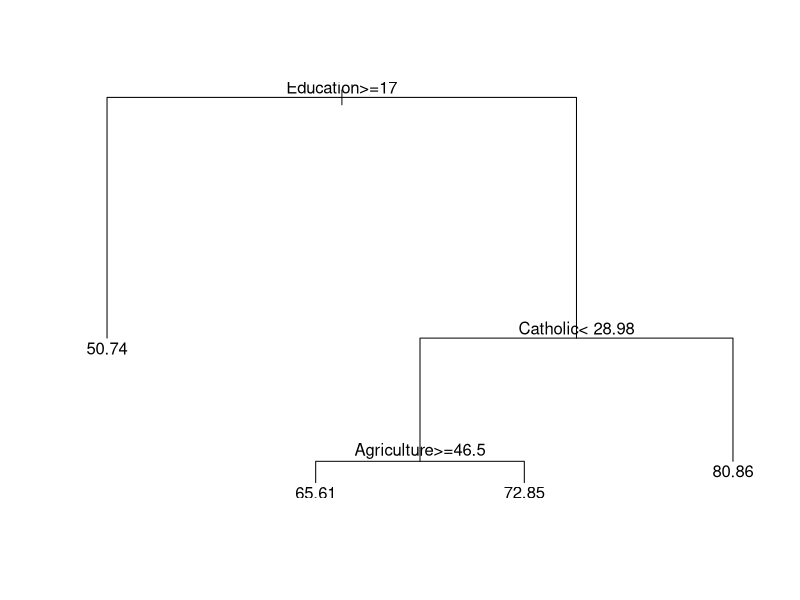
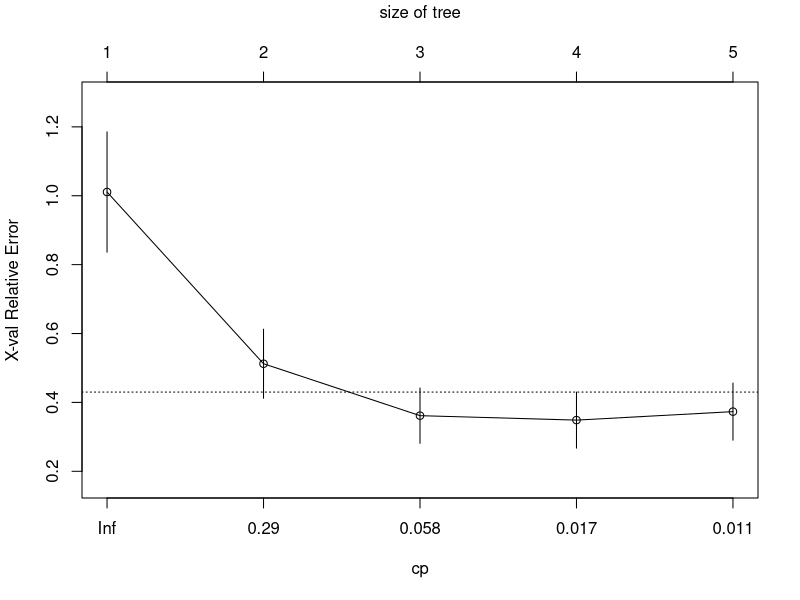
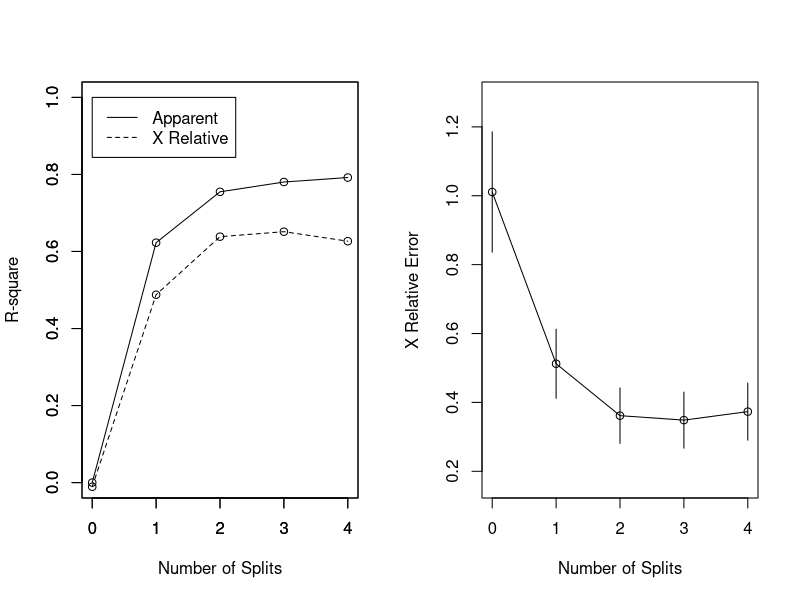
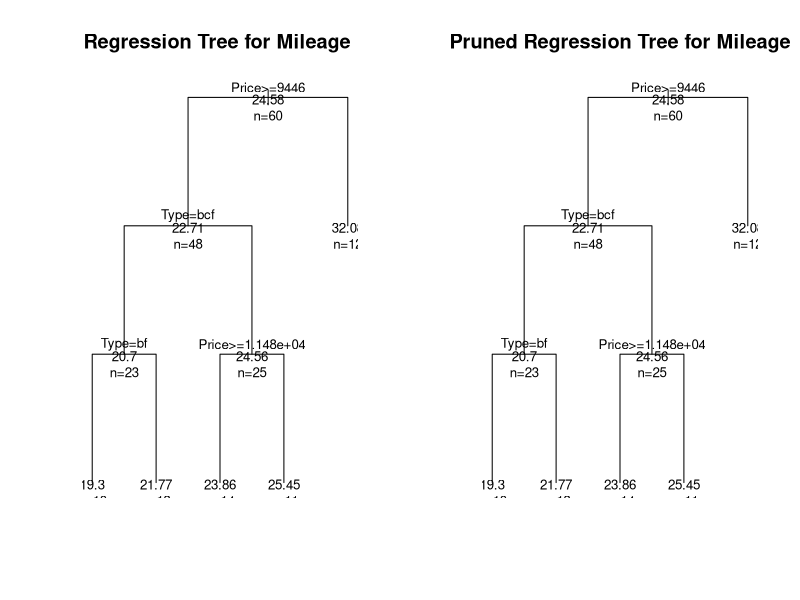
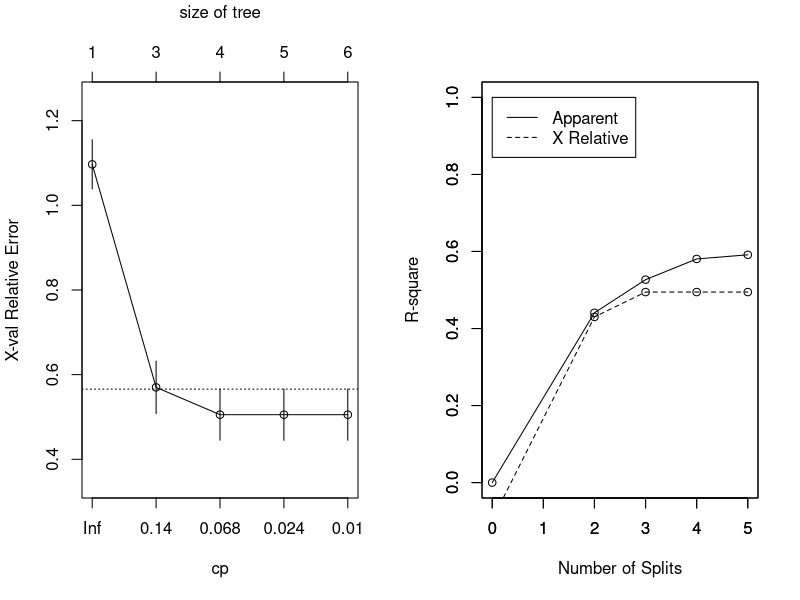
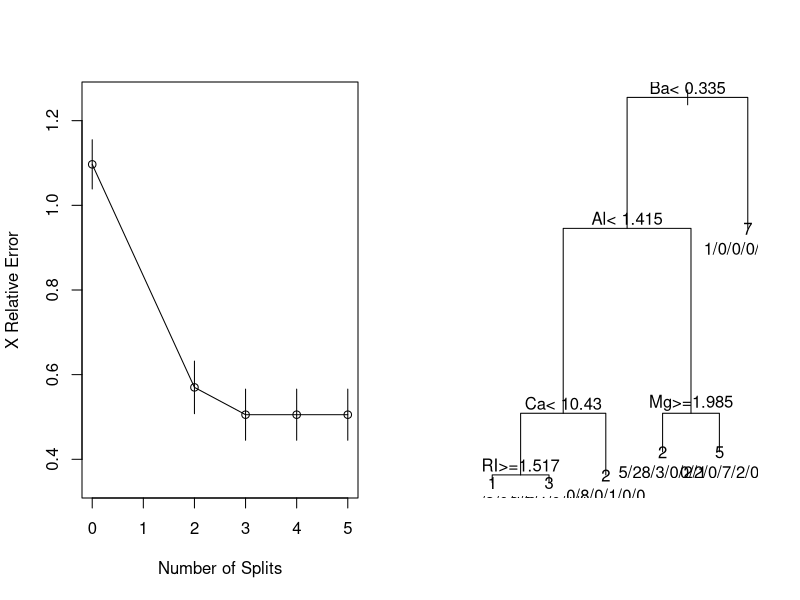
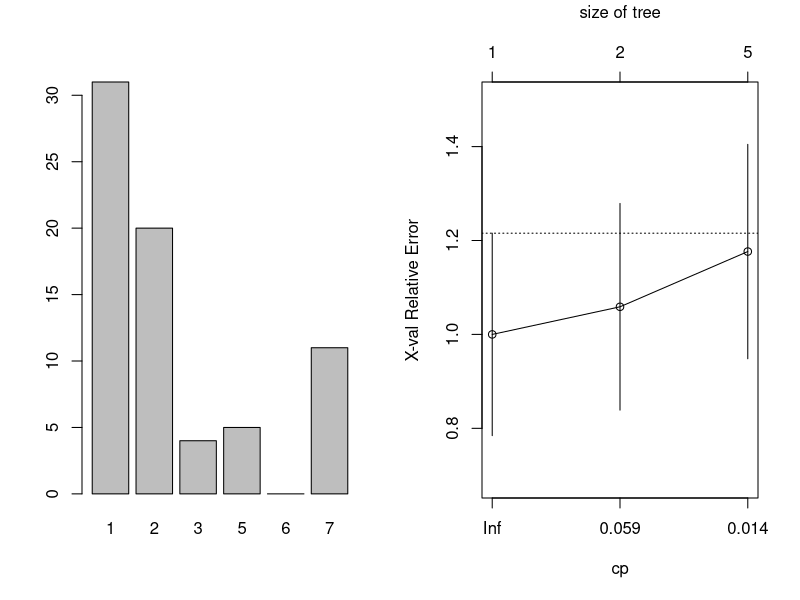
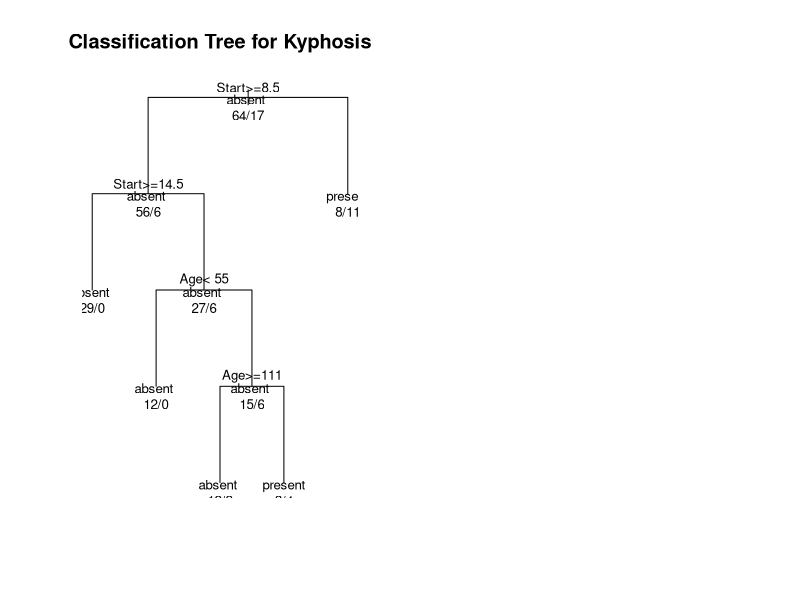

These charts were generated, in order, by the following R code: (Note: this script raises an error after producing the figures.)
rm(list = ls())
library(rpart)
swiss_rpart <- rpart(Fertility ~ Agriculture + Education + Catholic, data = swiss)
plot(swiss_rpart) # try some different plot options
text(swiss_rpart) # try some different text options

# build the  tree
fitM <- rpart(Mileage~Price + Country + Reliability + Type, method="anova", data=cu.summary)
printcp(fitM) # display the results
plotcp(fitM)
summary(fitM)
par(mfrow=c(1,2)) 
rsq.rpart(fitM) # visualize cross-validation results
# plot tree
plot(fitM, uniform=TRUE, main="Regression Tree for Mileage ")
text(fitM, use.n=TRUE, all=TRUE, cex=.8)
# prune the tree
pfitM<- prune(fitM, cp=0.01160389) # from cptable??? adjust this to see the effect
# plot the pruned tree
plot(pfitM, uniform=TRUE, main="Pruned Regression Tree for Mileage")
text(pfitM, use.n=TRUE, all=TRUE, cex=.8)
post(pfitM, file = "ptree2.ps", title = "Pruned Regression Tree for Mileage")

library(e1071)
data(Glass, package="mlbench")
index <- 1:nrow(Glass)
testindex <- sample(index, trunc(length(index)/3))
testset <- Glass[testindex,]
trainset <- Glass[-testindex,]
rpart.model <- rpart(Type ~ ., data = trainset)
rpart.pred <- predict(rpart.model, testset[,-10], type = "class")
printcp(rpart.model)
plotcp(rpart.model)

rsq.rpart(rpart.model)
print(rpart.model)

plot(rpart.model,compress=TRUE)
text(rpart.model, use.n=TRUE)
plot(rpart.pred)

fitK <- rpart(Kyphosis ~ Age + Number + Start, method="class", data=kyphosis)
printcp(fitK) # display the results
plotcp(fitK) # visualize cross-validation results
summary(fitK) # detailed summary of splits
# plot tree
plot(fitK, uniform=TRUE, main="Classification Tree for Kyphosis")
text(fitK, use.n=TRUE, all=TRUE, cex=.8)
# create attractive postscript plot of tree
post(fitK, file = "kyphosistree.ps", title = "Classification Tree for Kyphosis") 
# might need to convert to PDF (distill)

pfitK<- prune(fitK, cp=   fitK$cptable[which.min(fitK$cptable[,"xerror"]),"CP"])
plot(pfitK, uniform=TRUE, main="Pruned Classification Tree for Kyphosis")
text(pfitK, use.n=TRUE, all=TRUE, cex=.8)
post(pfitK, file = "ptree.ps", title = "Pruned Classification Tree for Kyphosis")

